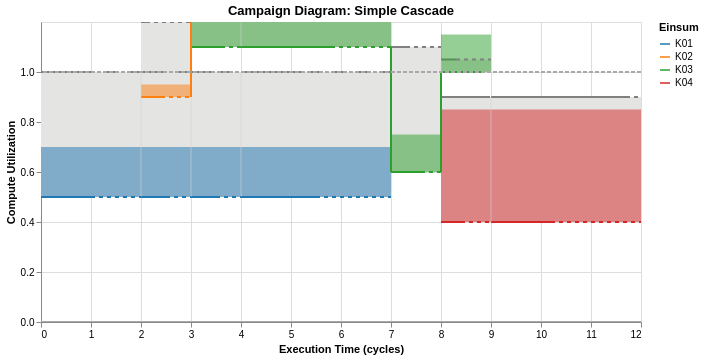
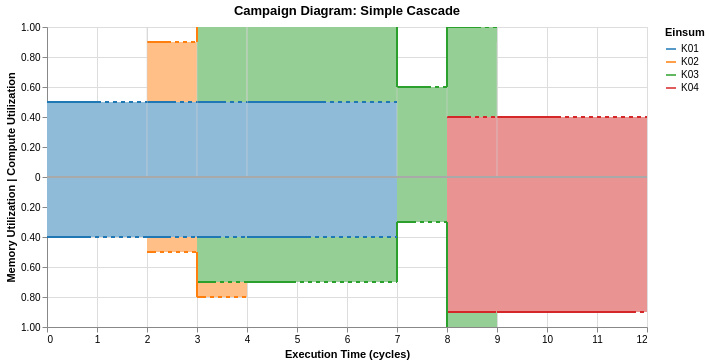

Notebook code for these charts, in order:
### Markdown cell above
#### Now, display the cascade.
Some observations:
- Timesteps 0 to 2:
  - Einsum K01 runs with a compute resource utiliation of 0.5 and memory bandwidth utilization of 0.4.
- Timesteps 2 to 3:
  - Einsum K02 joins, running at the same time as Einsum K01.
  - Einsum K02 has a compute utilization of 0.4 and a memory bandwidth utilization of 0.1.
  - Note that with Einsum K01 already using 0.5 of the compute resources, adding Einsum K02 means we are now using a total of **0.9** of the compute resources (K02 compute line is at 0.9).
  - Note that with Einsum K01 already using 0.4 of the memory bandwidth, there is only 0.6 of the memory bandwidth left for any other Einsum. Thus, the memory well/pipe (height of the guard lines) is smaller for the K02 Einsum block in the figure.
  - Compute resource utilization: <mark> overflow! </mark>
- Timesteps 3-4:
  - Einsum K03 joins in, with compute utilization of 0.6 and memory bandwidth utilization of 0.3.
  - Compute resource utilization: <mark> overflow! </mark>

- Timesteps 4-7:
  - Einsum K02 finishes at timestep 4.
  - Compute resource utilization: <mark> overflow! </mark>
    
- Timestep 7-8:
  - Einsum K01 finishes at timestep 7.
  - Only Einsum K02 is running now.
    
- Timesteps 8-9:
  - Einsum K04 joins, with compute resource utilization of 0.4, and memory bandwidth utilization of 0.9.
  - memory bandwidth utilization: <mark> overflow! </mark>

<mark> TODO: axis as "cumulative compute utilization" </mark>

### Code cell
campaign_diagram = CampaignDiagram(cascade1)
campaign_diagram.draw().interactive().show()

campaign_diagram.draw(dual_mode=True).interactive().show()
